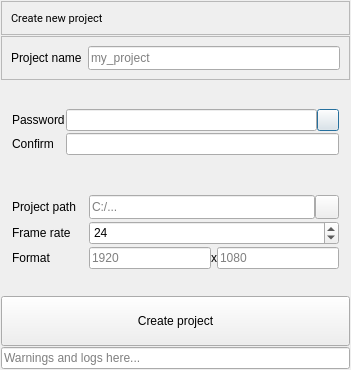
<?xml version="1.0" encoding="UTF-8"?>
<ui version="4.0">
 <class>Dialog</class>
 <widget class="QDialog" name="Dialog">
  <property name="geometry">
   <rect>
    <x>0</x>
    <y>0</y>
    <width>351</width>
    <height>370</height>
   </rect>
  </property>
  <property name="windowTitle">
   <string>Dialog</string>
  </property>
  <layout class="QVBoxLayout" name="verticalLayout_2">
   <property name="leftMargin">
    <number>0</number>
   </property>
   <property name="topMargin">
    <number>0</number>
   </property>
   <property name="rightMargin">
    <number>0</number>
   </property>
   <property name="bottomMargin">
    <number>0</number>
   </property>
   <item>
    <layout class="QVBoxLayout" name="verticalLayout">
     <property name="spacing">
      <number>1</number>
     </property>
     <property name="leftMargin">
      <number>1</number>
     </property>
     <property name="topMargin">
      <number>1</number>
     </property>
     <property name="rightMargin">
      <number>1</number>
     </property>
     <property name="bottomMargin">
      <number>1</number>
     </property>
     <item>
      <widget class="QFrame" name="frame">
       <property name="frameShape">
        <enum>QFrame::StyledPanel</enum>
       </property>
       <property name="frameShadow">
        <enum>QFrame::Raised</enum>
       </property>
       <layout class="QVBoxLayout" name="verticalLayout_3">
        <item>
         <widget class="QLabel" name="title_label">
          <property name="font">
           <font>
            <family>Roboto</family>
            <pointsize>8</pointsize>
            <weight>50</weight>
            <italic>false</italic>
            <bold>false</bold>
           </font>
          </property>
          <property name="text">
           <string>Create new project</string>
          </property>
         </widget>
        </item>
       </layout>
      </widget>
     </item>
     <item>
      <widget class="QFrame" name="frame_2">
       <property name="frameShape">
        <enum>QFrame::StyledPanel</enum>
       </property>
       <property name="frameShadow">
        <enum>QFrame::Raised</enum>
       </property>
       <layout class="QHBoxLayout" name="horizontalLayout_6">
        <item>
         <layout class="QHBoxLayout" name="horizontalLayout">
          <item>
           <widget class="QLabel" name="create_project_name_label">
            <property name="text">
             <string>Project name</string>
            </property>
           </widget>
          </item>
          <item>
           <widget class="QLineEdit" name="lineEdit">
            <property name="minimumSize">
             <size>
              <width>0</width>
              <height>24</height>
             </size>
            </property>
            <property name="text">
             <string/>
            </property>
            <property name="placeholderText">
             <string>my_project</string>
            </property>
           </widget>
          </item>
         </layout>
        </item>
       </layout>
      </widget>
     </item>
     <item>
      <widget class="QFrame" name="password_project_formFrame_1">
       <property name="sizePolicy">
        <sizepolicy hsizetype="Preferred" vsizetype="Expanding">
         <horstretch>0</horstretch>
         <verstretch>0</verstretch>
        </sizepolicy>
       </property>
       <layout class="QFormLayout" name="formLayout_2">
        <property name="formAlignment">
         <set>Qt::AlignLeading|Qt::AlignLeft|Qt::AlignVCenter</set>
        </property>
        <property name="horizontalSpacing">
         <number>1</number>
        </property>
        <property name="verticalSpacing">
         <number>2</number>
        </property>
        <property name="leftMargin">
         <number>11</number>
        </property>
        <property name="topMargin">
         <number>11</number>
        </property>
        <property name="rightMargin">
         <number>11</number>
        </property>
        <property name="bottomMargin">
         <number>11</number>
        </property>
        <item row="0" column="0">
         <widget class="QLabel" name="label">
          <property name="text">
           <string>Password</string>
          </property>
         </widget>
        </item>
        <item row="0" column="1">
         <layout class="QHBoxLayout" name="horizontalLayout_2">
          <item>
           <widget class="QLineEdit" name="password_lineEdit">
            <property name="echoMode">
             <enum>QLineEdit::PasswordEchoOnEdit</enum>
            </property>
           </widget>
          </item>
          <item>
           <widget class="QPushButton" name="show_pass_pushButton">
            <property name="minimumSize">
             <size>
              <width>22</width>
              <height>22</height>
             </size>
            </property>
            <property name="maximumSize">
             <size>
              <width>22</width>
              <height>22</height>
             </size>
            </property>
            <property name="text">
             <string/>
            </property>
           </widget>
          </item>
         </layout>
        </item>
        <item row="1" column="1">
         <widget class="QLineEdit" name="confirm_lineEdit">
          <property name="echoMode">
           <enum>QLineEdit::PasswordEchoOnEdit</enum>
          </property>
         </widget>
        </item>
        <item row="1" column="0">
         <widget class="QLabel" name="label_2">
          <property name="text">
           <string>Confirm</string>
          </property>
         </widget>
        </item>
       </layout>
      </widget>
     </item>
     <item>
      <widget class="QFrame" name="settings_project_frame_1">
       <layout class="QFormLayout" name="formLayout">
        <property name="formAlignment">
         <set>Qt::AlignLeading|Qt::AlignLeft|Qt::AlignVCenter</set>
        </property>
        <property name="verticalSpacing">
         <number>2</number>
        </property>
        <property name="leftMargin">
         <number>11</number>
        </property>
        <property name="topMargin">
         <number>11</number>
        </property>
        <property name="rightMargin">
         <number>11</number>
        </property>
        <property name="bottomMargin">
         <number>11</number>
        </property>
        <item row="0" column="0">
         <widget class="QLabel" name="create_project_path_label">
          <property name="text">
           <string>Project path  </string>
          </property>
         </widget>
        </item>
        <item row="0" column="1">
         <layout class="QHBoxLayout" name="horizontalLayout_4">
          <property name="spacing">
           <number>0</number>
          </property>
          <item>
           <widget class="QLineEdit" name="project_path_lineEdit">
            <property name="minimumSize">
             <size>
              <width>0</width>
              <height>24</height>
             </size>
            </property>
            <property name="text">
             <string/>
            </property>
            <property name="placeholderText">
             <string>C:/...</string>
            </property>
           </widget>
          </item>
          <item>
           <widget class="QPushButton" name="open_folder_pushButton">
            <property name="minimumSize">
             <size>
              <width>24</width>
              <height>24</height>
             </size>
            </property>
            <property name="maximumSize">
             <size>
              <width>24</width>
              <height>24</height>
             </size>
            </property>
            <property name="text">
             <string/>
            </property>
            <property name="iconSize">
             <size>
              <width>14</width>
              <height>14</height>
             </size>
            </property>
           </widget>
          </item>
         </layout>
        </item>
        <item row="2" column="0">
         <widget class="QLabel" name="frame_rate_label">
          <property name="sizePolicy">
           <sizepolicy hsizetype="Fixed" vsizetype="Preferred">
            <horstretch>0</horstretch>
            <verstretch>0</verstretch>
           </sizepolicy>
          </property>
          <property name="text">
           <string>Frame rate</string>
          </property>
         </widget>
        </item>
        <item row="2" column="1">
         <widget class="QSpinBox" name="frame_rate_spinBox">
          <property name="minimumSize">
           <size>
            <width>0</width>
            <height>24</height>
           </size>
          </property>
          <property name="value">
           <number>24</number>
          </property>
         </widget>
        </item>
        <item row="4" column="0">
         <widget class="QLabel" name="format_label">
          <property name="text">
           <string>Format</string>
          </property>
         </widget>
        </item>
        <item row="4" column="1">
         <layout class="QHBoxLayout" name="horizontalLayout_5">
          <item>
           <widget class="QLineEdit" name="width_lineEdit">
            <property name="placeholderText">
             <string>1920</string>
            </property>
           </widget>
          </item>
          <item>
           <widget class="QLabel" name="label_3">
            <property name="text">
             <string>x</string>
            </property>
           </widget>
          </item>
          <item>
           <widget class="QLineEdit" name="height_lineEdit">
            <property name="placeholderText">
             <string>1080</string>
            </property>
           </widget>
          </item>
         </layout>
        </item>
       </layout>
      </widget>
     </item>
     <item>
      <widget class="QLabel" name="project_path_label">
       <property name="text">
        <string/>
       </property>
      </widget>
     </item>
     <item>
      <widget class="QPushButton" name="create_project_pushButton">
       <property name="sizePolicy">
        <sizepolicy hsizetype="Minimum" vsizetype="Fixed">
         <horstretch>50</horstretch>
         <verstretch>50</verstretch>
        </sizepolicy>
       </property>
       <property name="minimumSize">
        <size>
         <width>0</width>
         <height>50</height>
        </size>
       </property>
       <property name="baseSize">
        <size>
         <width>0</width>
         <height>0</height>
        </size>
       </property>
       <property name="text">
        <string>Create project</string>
       </property>
      </widget>
     </item>
     <item>
      <widget class="QFrame" name="log_frame">
       <layout class="QHBoxLayout" name="log_layout">
        <property name="spacing">
         <number>0</number>
        </property>
        <property name="leftMargin">
         <number>0</number>
        </property>
        <property name="topMargin">
         <number>0</number>
        </property>
        <property name="rightMargin">
         <number>0</number>
        </property>
        <property name="bottomMargin">
         <number>0</number>
        </property>
        <item>
         <widget class="QLineEdit" name="log_lineEdit">
          <property name="readOnly">
           <bool>true</bool>
          </property>
          <property name="placeholderText">
           <string>Warnings and logs here...</string>
          </property>
         </widget>
        </item>
       </layout>
      </widget>
     </item>
    </layout>
   </item>
  </layout>
 </widget>
 <resources/>
 <connections/>
</ui>
